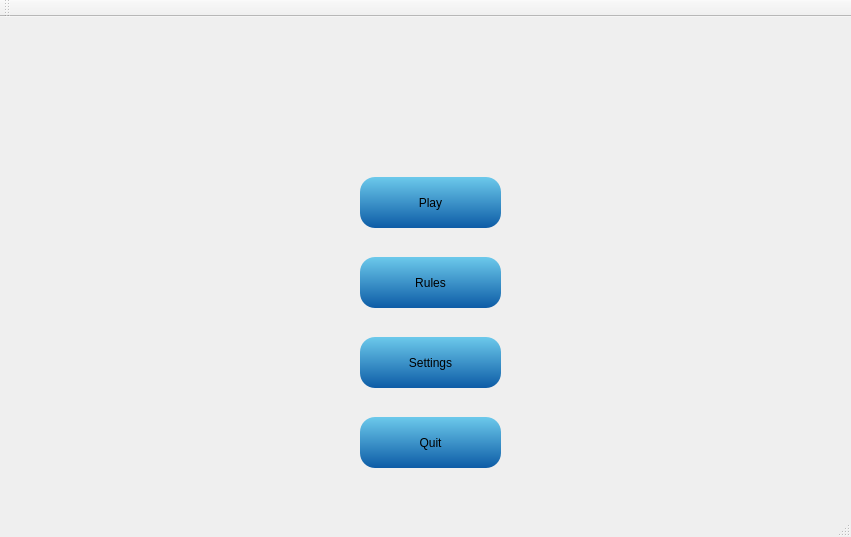
<?xml version="1.0" encoding="UTF-8"?>
<ui version="4.0">
 <class>MainWindow</class>
 <widget class="QMainWindow" name="MainWindow">
  <property name="geometry">
   <rect>
    <x>0</x>
    <y>0</y>
    <width>851</width>
    <height>537</height>
   </rect>
  </property>
  <property name="windowTitle">
   <string>3D Flight Chess</string>
  </property>
  <widget class="QWidget" name="centralWidget">
   <widget class="QPushButton" name="pushButton">
    <property name="geometry">
     <rect>
      <x>360</x>
      <y>160</y>
      <width>141</width>
      <height>51</height>
     </rect>
    </property>
    <property name="styleSheet">
     <string notr="true">border-color: #FFFF33;background-color: qlineargradient(x1: 0, y1: 0, x2: 0, y2: 1,stop: 0 #6CC9EB, stop: 1 #0d5ca6); 
font: 36pt &quot;HanziPen SC&quot;;
border-width: 5px;
border-radius: 15px;</string>
    </property>
    <property name="text">
     <string>Play</string>
    </property>
   </widget>
   <widget class="QPushButton" name="pushButton_2">
    <property name="geometry">
     <rect>
      <x>360</x>
      <y>240</y>
      <width>141</width>
      <height>51</height>
     </rect>
    </property>
    <property name="styleSheet">
     <string notr="true">border-color: #FFFF33;background-color: qlineargradient(x1: 0, y1: 0, x2: 0, y2: 1,stop: 0 #6CC9EB, stop: 1 #0d5ca6); 
font: 36pt &quot;HanziPen SC&quot;;
border-width: 5px;
border-radius: 15px;</string>
    </property>
    <property name="text">
     <string>Rules</string>
    </property>
   </widget>
   <widget class="QPushButton" name="pushButton_3">
    <property name="geometry">
     <rect>
      <x>360</x>
      <y>320</y>
      <width>141</width>
      <height>51</height>
     </rect>
    </property>
    <property name="styleSheet">
     <string notr="true">border-color: #FFFF33;background-color: qlineargradient(x1: 0, y1: 0, x2: 0, y2: 1,stop: 0 #6CC9EB, stop: 1 #0d5ca6); 
font: 36pt &quot;HanziPen SC&quot;;
border-width: 5px;
border-radius: 15px;</string>
    </property>
    <property name="text">
     <string>Settings</string>
    </property>
   </widget>
   <widget class="QPushButton" name="pushButton_4">
    <property name="geometry">
     <rect>
      <x>360</x>
      <y>400</y>
      <width>141</width>
      <height>51</height>
     </rect>
    </property>
    <property name="styleSheet">
     <string notr="true">border-color: #FFFF33;background-color: qlineargradient(x1: 0, y1: 0, x2: 0, y2: 1,stop: 0 #6CC9EB, stop: 1 #0d5ca6); 
font: 36pt &quot;HanziPen SC&quot;;
border-width: 5px;
border-radius: 15px;</string>
    </property>
    <property name="text">
     <string>Quit</string>
    </property>
   </widget>
  </widget>
  <widget class="QMenuBar" name="menuBar">
   <property name="geometry">
    <rect>
     <x>0</x>
     <y>0</y>
     <width>851</width>
     <height>22</height>
    </rect>
   </property>
  </widget>
  <widget class="QToolBar" name="mainToolBar">
   <attribute name="toolBarArea">
    <enum>TopToolBarArea</enum>
   </attribute>
   <attribute name="toolBarBreak">
    <bool>false</bool>
   </attribute>
  </widget>
  <widget class="QStatusBar" name="statusBar"/>
 </widget>
 <layoutdefault spacing="6" margin="11"/>
 <resources/>
 <connections/>
</ui>
